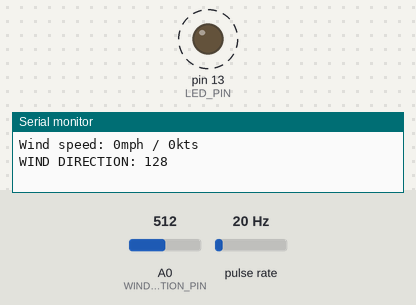
This sketch was run on a simulated Arduino Uno, built with avr-gcc and run on an emulated ATmega328P. On the bench: output pins drawn as LEDs (lit = HIGH), the last lines printed to the serial monitor. Wiring (inferred from the names in the program): pulse sensor: data pin 2. Dashed ring = blinking. Inputs (shaded band) come from the test bench; at power-on: pulse rate 20 Hz, A0 (WIND_DIRECTION_PIN) = 512.

Above: at 1.2 s.
1.3 s: pulse rate (sensor on pin 2) set to 98 Hz
At 2.68 s:
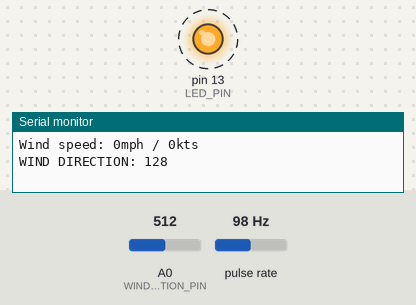
4.8 s: pulse rate (sensor on pin 2) set to 100 Hz
At 6.1 s:
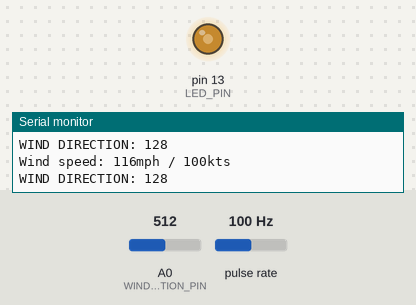
6.4 s: pulse rate (sensor on pin 2) set to 4 Hz
9.9 s: pulse rate (sensor on pin 2) set to 196 Hz
11.4 s: pulse rate (sensor on pin 2) set to 0 Hz
At 11.8 s:
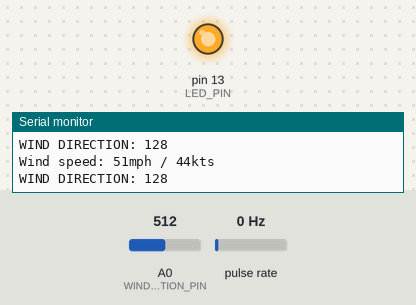
12.9 s: pulse rate (sensor on pin 2) set to 50 Hz
At 13.9 s:
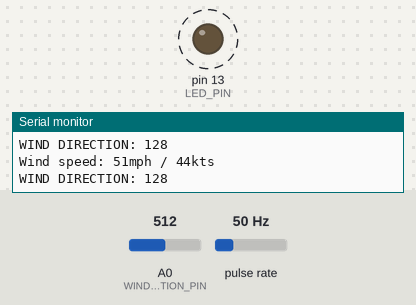
Timing chart, 0 to 18.2 s (numbered marks = the images above; inputs shaded):
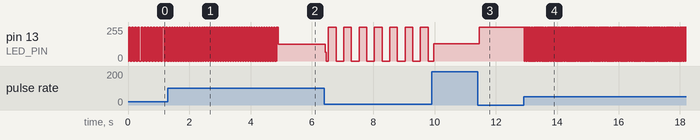

Measured:
- the behaviour switches between 99 and 100 Hz on pulse rate (sensor on pin 2) (found by bisection; images 1 and 2)
- after the input at 1.3 s, pin 13 (LED_PIN): alternates 255/255 for 0.01 s and 0/255 for 0.01 s, starting at once
- after the input at 11.4 s, pin 13 (LED_PIN): 130/255 → 255/255 after 0.05 s
- after the input at 12.9 s, pin 13 (LED_PIN): alternates 255/255 for 0.02 s and 0/255 for 0.02 s, starting at once
- by itself, pin 13 (LED_PIN): alternates 255/255 for 0.05 s and 0/255 for 0.05 s

The sketch:

WeatherStation.ino
```cpp
// Initialize global variables.
// Set digital pin 13 as the LED output (use on board LED).

#define ANEMOMETER_PIN 2
#define WIND_DIRECTION_PIN 0
#define CALCULATE_WINDSPEED_INTERVAL 5000
#define CALCULATE_WINDDIR_INTERVAL 5000
#define LED_PIN 13
//int ledPin = 13;
volatile int state = LOW;
// Create global variable to store the number of revolutions
// of the anemometer.
volatile int numRevsAnemometer = 0;
unsigned long nextWindSpeedCalc;
unsigned long nextWindDirCalc;
unsigned long time;

// Setup pins and variables.
void setup()
{
  // Set up serial port at 9600 baud for reporting status.
  Serial.begin(9600);
  // Set the LED pin as an output.
  pinMode(LED_PIN, OUTPUT);
  // Set anemometer pin as an input.
  // I don't know if this is necessary with attachInterrupt.
  pinMode(ANEMOMETER_PIN, INPUT);
  // Set internal pull-up resistor.
  digitalWrite(ANEMOMETER_PIN, HIGH);
  // Set up digital pin 2 to respond to hardware interrupts on
  // falling side of a signal. the 'blink' function is set as
  // the callback and runs on each trigger.
  attachInterrupt(0, countAnemometer, FALLING);
}

// Main loop for program.
void loop()
{
   time = millis();

   if (time >= nextWindSpeedCalc) {
      calculateWindSpeed();
      nextWindSpeedCalc = time + CALCULATE_WINDSPEED_INTERVAL;
   }
   if (time >= nextWindDirCalc) {
      calculateWindDir();
      nextWindDirCalc = time + CALCULATE_WINDDIR_INTERVAL;
   }
}

/**
 * Calculate wind speed.
 *
 * Turn on anemometer interrupt to count revolutions for a given period of time.
 * Use this count to calculate the wind speed.
 */
void calculateWindSpeed()
{
   long speed = 1492;
   int mph, kts;

//   Serial.println(numRevsAnemometer);
   speed *= numRevsAnemometer;
   mph = speed / CALCULATE_WINDSPEED_INTERVAL;
   kts = mph * .869;
   Serial.print("Wind speed: ");
   Serial.print(mph);
   Serial.print("mph / ");
   Serial.print(kts);
   Serial.println("kts");


   numRevsAnemometer = 0;        // Reset counter
}

/**
 * Determine wind direction.
 */
void calculateWindDir()
{
  int dirVal;
  dirVal = analogRead(WIND_DIRECTION_PIN);
  dirVal >>=2;

  Serial.print("WIND DIRECTION: ");
  Serial.println(dirVal);
}

// Callback for anemometer interrupt
void countAnemometer()
{
  // Increment the revolution counter.
  numRevsAnemometer++;
  // Set the global state variable to the opposite of what it was.
  state = !state;
  // Turn on or off LED based on what the global value of state is.
  digitalWrite(LED_PIN, state);
}
```
